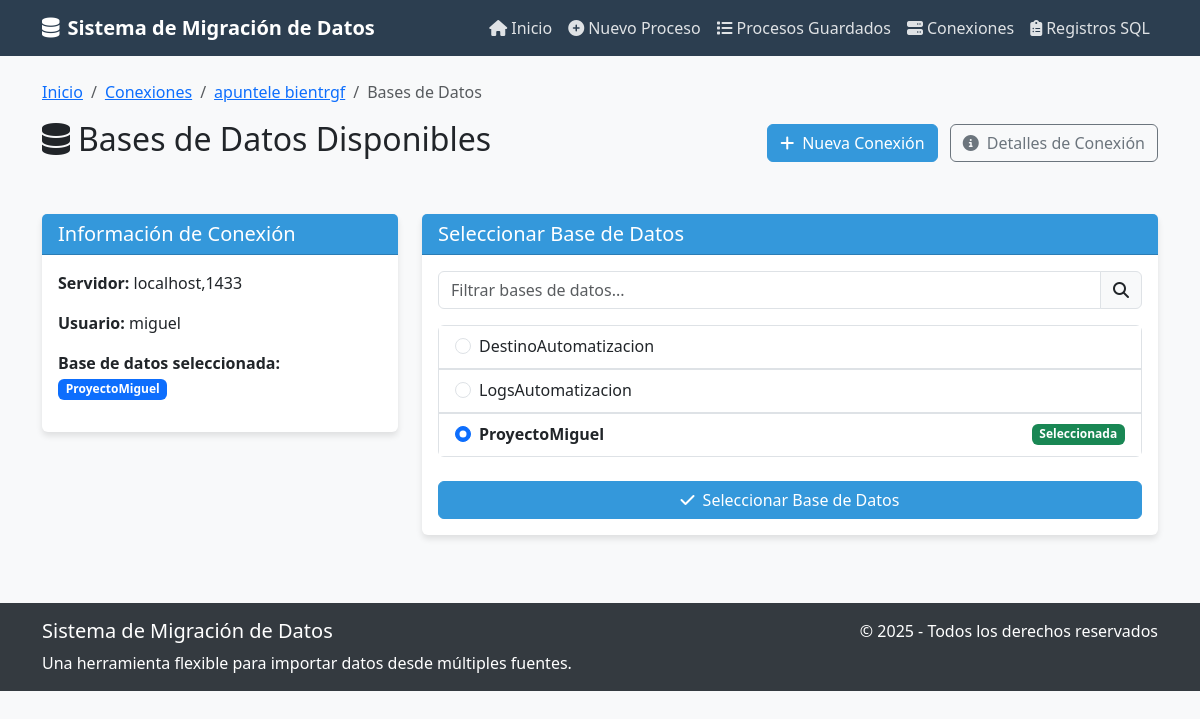
The app's page /automatizacion/sql/connection/59/databases/ with its own data.
### automatizacion/models.py (models this page shows, shortened)
class DatabaseConnection(models.Model):
    name = models.CharField(max_length=100, unique=True)
    server = models.CharField(max_length=255)
    username = models.CharField(max_length=100)
    password = models.CharField(max_length=255)
    port = models.IntegerField(default=1433)
    created_at = models.DateTimeField(auto_now_add=True)
    last_used = models.DateTimeField(null=True, blank=True)
    selected_database = models.CharField(max_length=100, blank=True, null=True)
    available_databases = models.JSONField(null=True, blank=True)

### automatizacion/views.py (the view, shortened to what this page needs)
# urls.py: path('sql/connection/<int:connection_id>/databases/', views.list_sql_databases, name='list_sql_databases'),
@log_operation("Listado de bases de datos SQL")
def list_sql_databases(request, connection_id):
    connection = get_object_or_404(DatabaseConnection, pk=connection_id)
    connection.last_used = timezone.now()
    connection.save()
    if connection.available_databases:
        databases = connection.available_databases
    context = {
        'connection': connection,
        'databases': databases
    }
    return render(request, 'automatizacion/list_sql_databases.html', context)

### automatizacion/logs/utils.py (called while the page is built)
    def iniciar(self, parametros=None):
        import uuid
        self.tiempo_inicio = time.time()
        self.parametros = parametros or {}
        self.proceso_id = str(uuid.uuid4())  # Generar UUID único
        log = ProcesoLog(
            ProcesoID=self.proceso_id,  # Usar el UUID generado
            NombreProceso=self.nombre_proceso[:255],  # Usar campo NombreProceso
            FechaEjecucion=datetime.datetime.now(),
            Estado="Iniciando"[:20],  # Solo el estado, sin el nombre del proceso
            ParametrosEntrada=json.dumps(self.parametros) if self.parametros else None,
            DuracionSegundos=0,
            MensajeError=None
        )
        log.save(using='logs')
        return self.proceso_id

### automatizacion/web_logger.py (called while the page is built)
def registrar_proceso_web(nombre_proceso, usuario=None, datos_adicionales=None):
    parametros = datos_adicionales or {}
    if usuario and not usuario.is_anonymous:
        parametros['usuario'] = {
            'id': usuario.id,
            'username': usuario.username,
            'email': usuario.email if hasattr(usuario, 'email') else None
        }
    try:
        logger = ProcesoLogger(nombre_proceso)
        proceso_id = logger.iniciar(parametros=parametros)
        return logger, proceso_id
    except Exception as e:
        print(f"ERROR al registrar proceso en SQL Server: {str(e)}")
        return None, None

### proyecto_automatizacion/templates/automatizacion/list_sql_databases.html (shortened to what this page needs)
{% extends "base.html" %}
{% block content %}
<div class="row mb-4">
    <div class="col-md-12">
        <nav aria-label="breadcrumb">
            <ol class="breadcrumb">
                <li class="breadcrumb-item"><a href="{% url 'automatizacion:index' %}">Inicio</a></li>
                <li class="breadcrumb-item"><a href="{% url 'automatizacion:list_connections' %}">Conexiones</a></li>
                <li class="breadcrumb-item"><a href="{% url 'automatizacion:view_connection' connection.id %}">{{ connection.name }}</a></li>
                <li class="breadcrumb-item active">Bases de Datos</li>
            </ol>
        </nav>
        <div class="d-flex justify-content-between align-items-center mb-4">
            <h2><i class="fas fa-database me-2"></i>Bases de Datos Disponibles</h2>
            <div>
                <a href="{% url 'automatizacion:connect_sql' %}" class="btn btn-primary">
                    <i class="fas fa-plus me-2"></i>Nueva Conexión
                </a>
                <a href="{% url 'automatizacion:view_connection' connection.id %}" class="btn btn-outline-secondary ms-2">
                    <i class="fas fa-info-circle me-2"></i>Detalles de Conexión
                </a>
            </div>
        </div>
    </div>
</div>
<div class="row">
    <div class="col-md-4">
        <div class="card mb-4">
            <div class="card-header">
                <h5 class="mb-0">Información de Conexión</h5>
            </div>
            <div class="card-body">
                <p><strong>Servidor:</strong> {{ connection.server }}</p>
                <p><strong>Usuario:</strong> {{ connection.username }}</p>
                <p><strong>Base de datos seleccionada:</strong>
                    {% if connection.selected_database %}
                        <span class="badge bg-primary">{{ connection.selected_database }}</span>
                    {% else %}
                        <span class="badge bg-secondary">Ninguna</span>
                    {% endif %}
                </p>
            </div>
        </div>
    </div>
    <div class="col-md-8">
        <div class="card">
            <div class="card-header">
                <h5 class="mb-0">Seleccionar Base de Datos</h5>
            </div>
            <div class="card-body">
                {% if databases %}
                    <form method="POST" action="{% url 'automatizacion:select_database' connection.id %}">
                        <div class="input-group mb-3">
                            <input type="text" id="databaseSearch" class="form-control" placeholder="Filtrar bases de datos...">
                            <span class="input-group-text"><i class="fas fa-search"></i></span>
                        </div>
                        <div class="list-group database-list">
                            {% for db in databases %}
                                <div class="database-item">
                                    <label class="list-group-item d-flex">
                                        <div class="form-check w-100">
                                            <input class="form-check-input me-2" type="radio" name="selected_database"
                                                   id="db-{{ forloop.counter }}" value="{{ db }}"
                                                   {% if connection.selected_database == db %}checked{% endif %}>
                                            <label class="form-check-label w-100" for="db-{{ forloop.counter }}">
                                                <div class="d-flex justify-content-between align-items-center">
                                                    <span>{{ db }}</span>
                                                    {% if connection.selected_database == db %}
                                                        <span class="badge bg-success">Seleccionada</span>
                                                    {% endif %}
                                                </div>
                                            </label>
                                        </div>
                                    </label>
                                </div>
                            {% endfor %}
                        </div>
                        <div class="mt-4">
                            <button type="submit" class="btn btn-primary w-100">
                                <i class="fas fa-check me-2"></i>Seleccionar Base de Datos
                            </button>
                        </div>
                    </form>
                {% else %}
                    <div class="alert alert-warning">
                        No se encontraron bases de datos disponibles en el servidor. Verifique su conexión o permisos.
                    </div>
                {% endif %}
            </div>
        </div>
    </div>
</div>
{% endblock %}

### proyecto_automatizacion/templates/base.html (style rules this page uses)
:root { --primary-color: #3498db; --secondary-color: #2c3e50; --accent-color: #e74c3c; --light-bg: #f8f9fa; --dark-bg: #343a40; }
body { font-family: 'Segoe UI', Tahoma, Geneva, Verdana, sans-serif; background-color: var(--light-bg); }
.btn-primary { background-color: var(--primary-color); border-color: var(--primary-color); }
.card { box-shadow: 0 4px 6px rgba(0, 0, 0, 0.1); border: none; transition: transform 0.3s; margin-bottom: 20px; }
.card-header { background-color: var(--primary-color); color: white; font-weight: 500; }

### proyecto_automatizacion/templates/automatizacion/list_sql_databases.html (style rules this page uses)
.database-list { max-height: 500px; overflow-y: auto; margin-bottom: 1rem; }
.form-check-input:checked + .form-check-label { font-weight: bold; }

### records on screen
DatabaseConnection: name "apuntele bientrgf", server "localhost,1433", username "miguel", selected_database "ProyectoMiguel", selected_database "☐ DestinoAutomatizacion" "☐ LogsAutomatizacion" "☑ ProyectoMiguel Seleccionada"

### other values on screen
{{ db }} "DestinoAutomatizacion" "LogsAutomatizacion" "ProyectoMiguel"
